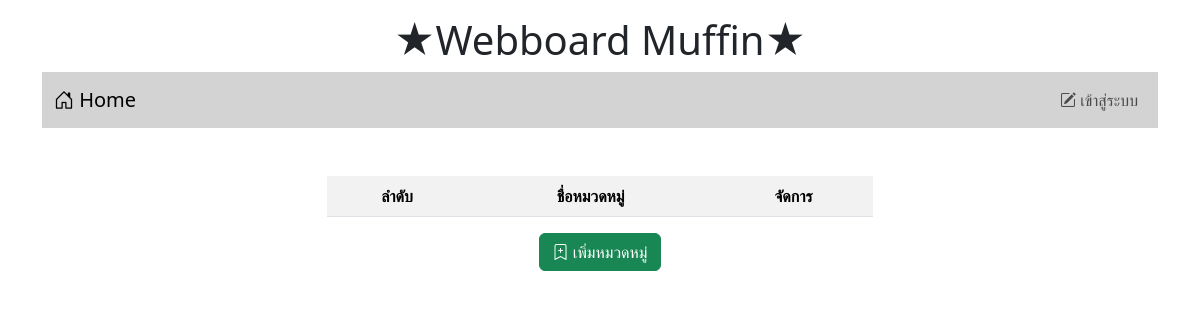
/category.php, run on an earlier commit of the app's database.
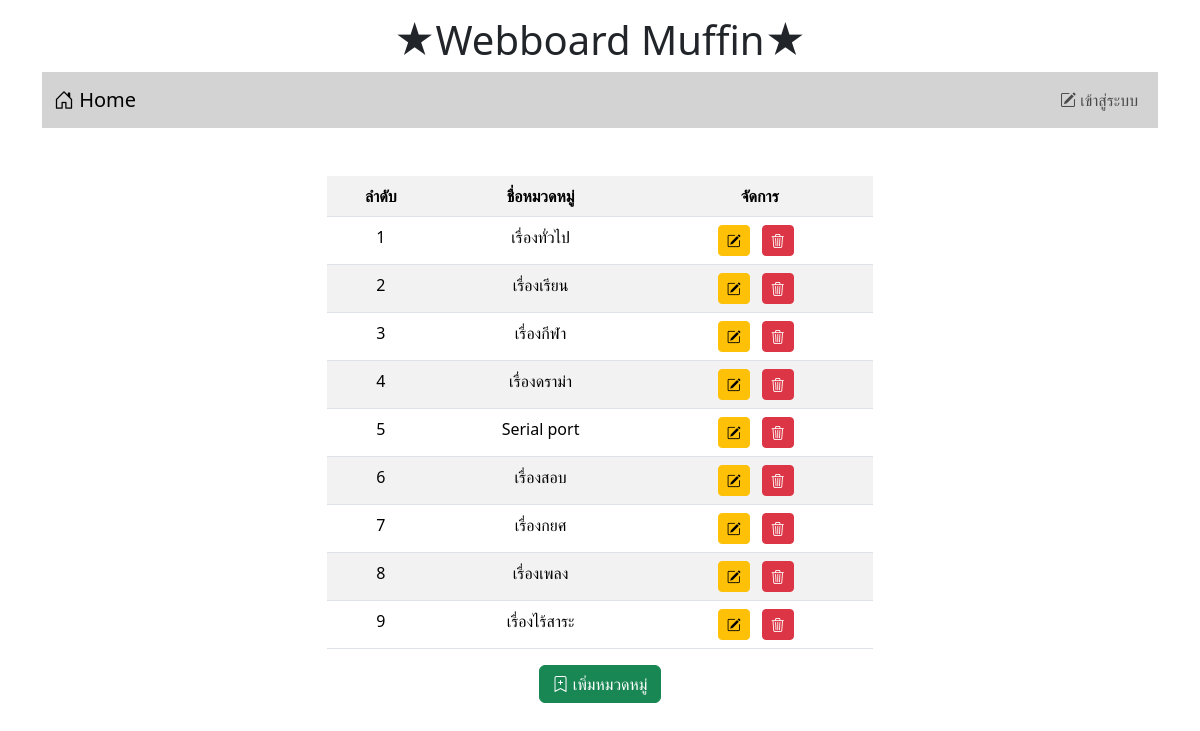
And on a later commit of the database.
### tables this page shows
CREATE TABLE `category` (
  `id` int(11) NOT NULL,
  `name` varchar(32) NOT NULL
);

### category.php (the view, shortened to what this page needs)
<!DOCTYPE html>
<html lang="en">
<head>
    <link href="https://cdn.jsdelivr.net/npm/bootstrap@5.3.2/dist/css/bootstrap.min.css" rel="stylesheet">
    <link rel="stylesheet" href="https://cdn.jsdelivr.net/npm/bootstrap-icons@1.11.3/font/bootstrap-icons.min.css">
</head>
<body>
    <div class="container-lg">
        <h1 style="text-align: center;" class="mt-3">★Webboard Muffin★</h1>
        <?php include("nav.php") ?>
        <div class="row mt-4 text-center">
            <div class="col-lg-3 col-md-2 col-sm-1"></div>
            <div class="col-lg-6 col-md-8 col-sm-10">
                <table class="table table-striped mt-4">
                    <tr>
                        <th>ลำดับ</th>
                        <th>ชื่อหมวดหมู่</th>
                        <th>จัดการ</th>
                    </tr>
                    <?php
                        $conn = new PDO("mysql:host=localhost;dbname=webboard;charset=utf8","root","");
                        $sql = "SELECT * FROM category";
                        $n = 1;
                        foreach($conn->query($sql) as $row){
                    ?>
                    <tr>
                        <td> <?=$n?> </td>
                        <td> <?=$row['name']?> </td>
                        <td>
                            <span class='me-2 mt-2'><a href="#" class='btn btn-warning btn-sm' ><i class='bi bi-pencil-square'></i></a></span>
                            <span class='me-2 mt-2'><a href="#" class='btn btn-danger btn-sm' ><i class='bi bi-trash3'></i></a></span>
                        </td>
                    </tr>
                    <?php
                        $n++;
                        }
                    ?>
                </table>
                    <button type="button" class="btn btn-success" data-bs-toggle="modal" data-bs-target="#modal">
                        <i class="bi bi-bookmark-plus"></i> เพิ่มหมวดหมู่
                    </button>
            </div>
            <div class="col-lg-3 col-md-2 col-sm-1"></div>
        </div>
    </div>
</body>
</html>

What changed in the data, as far as the page shows it:
added category: name "เรื่องทั่วไป"
added category: name "เรื่องเรียน"
added category: name "เรื่องกีฬา"
added category: name "เรื่องดราม่า"
added category: name "Serial port"
added category: name "เรื่องสอบ"
added category: name "เรื่องกยศ"
added category: name "เรื่องเพลง"
added category: name "เรื่องไร้สาระ"
